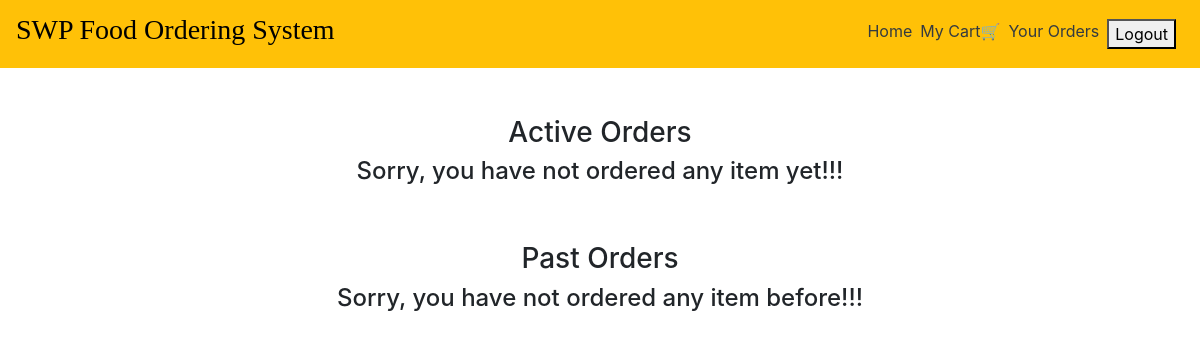
The app's page /order_details/ (signed in), older data.
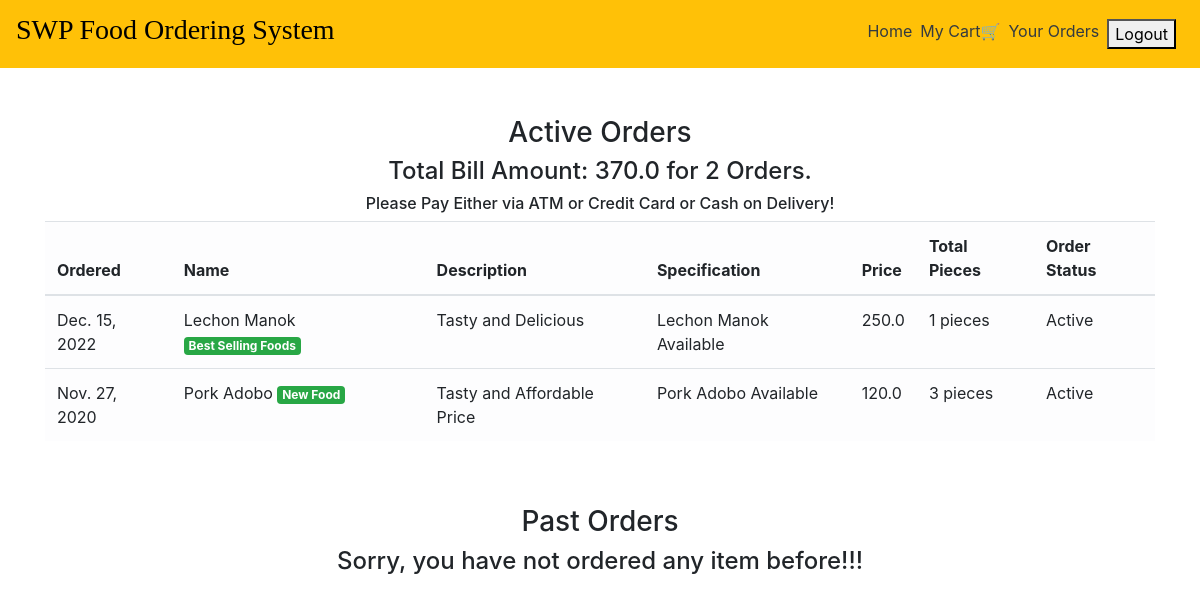
The same page, newer data.
### main/models.py (models this page shows, shortened)
class CartItems(models.Model):
    ORDER_STATUS = (
        ('Active', 'Active'),
        ('Delivered', 'Delivered')
    )
    user = models.ForeignKey(User, on_delete=models.CASCADE)
    item = models.ForeignKey(Item, on_delete=models.CASCADE)
    ordered = models.BooleanField(default=False)
    quantity = models.IntegerField(default=1)
    ordered_date = models.DateField(default=timezone.now)
    status = models.CharField(max_length=20, choices=ORDER_STATUS, default='Active')
    delivery_date = models.DateField(default=timezone.now)
    class Meta:
        verbose_name = 'Cart Item'
        verbose_name_plural = 'Cart Items'

class Item(models.Model):
    LABELS = (
        ('Best Selling Foods', 'Best Selling Foods'),
        ('New Food', 'New Food'),
        ('Spicy Foods🔥', 'Spicy Foods🔥'),
    )
    LABEL_COLOUR = (
        ('danger', 'danger'),
        ('success', 'success'),
        ('primary', 'primary'),
        ('info', 'info'),
        ('warning', 'warning'),
    )
    title = models.CharField(max_length=150)
    description = models.CharField(max_length=250,blank=True)
    price = models.FloatField()
    pieces = models.IntegerField(default=6)
    instructions = models.CharField(max_length=250,default="Available")
    image = models.ImageField(default='default.png', upload_to='images/')
    labels = models.CharField(max_length=25, choices=LABELS, blank=True)
    label_colour = models.CharField(max_length=15, choices=LABEL_COLOUR, blank=True)
    slug = models.SlugField(default="foods")
    created_by = models.ForeignKey(User, on_delete=models.CASCADE)

### main/views.py (the view)
# urls.py: path('order_details/', views.order_details, name='order_details'),
@login_required
def order_details(request):
    items = CartItems.objects.filter(user=request.user, ordered=True,status="Active").order_by('-ordered_date')
    cart_items = CartItems.objects.filter(user=request.user, ordered=True,status="Delivered").order_by('-ordered_date')
    bill = items.aggregate(Sum('item__price'))
    number = items.aggregate(Sum('quantity'))
    pieces = items.aggregate(Sum('item__pieces'))
    total = bill.get("item__price__sum")
    count = number.get("quantity__sum")
    total_pieces = pieces.get("item__pieces__sum")
    context = {
        'items':items,
        'cart_items':cart_items,
        'total': total,
        'count': count,
        'total_pieces': total_pieces
    }
    return render(request, 'main/order_details.html', context)

### main/templatetags/get_group.py (called while the page is built)
@register.filter(name='has_group')
def has_group(user, group_name):
    return user.groups.filter(name=group_name).exists()

### main/templates/main/order_details.html
{% extends "main/layout.html" %}
{% block content %}
<div class="cart">
    <div class="container">
        <div class="row">
            <div class="col-sm-12 mt-5">
                <h3 class="text-center">Active Orders</h3>
                {% if items %}
                <h4 class="text-center">Total Bill Amount: {{total}} for {{ count }} Orders.</h4>
                <h6 class="text-center">Please Pay Either via ATM or Credit Card or Cash on Delivery!</h6>
                <div class="table-responsive">
                    <table class="table table-light">
                        <thead>
                        <tr>
                            <th scope="col">Ordered</th>
                            <th scope="col">Name</th>
                            <th scope="col">Description</th>
                            <th scope="col">Specification</th>
                            <th scope="col">Price</th>
                            <th scope="col">Total Pieces</th>
                            <th scope="col">Order Status</th>
                        </tr>
                        </thead>
                        <tbody>
                            {% for item_active in items %}
                        <tr>
                            <td>{{ item_active.ordered_date }}</td>
                            <td>{{ item_active.item.title }} <span class="badge badge-{{ item_active.item.label_colour }}">{{ item_active.item.labels }}</span></td>
                            <td>{{ item_active.item.description }}</td>
                            <td>{{ item_active.item.instructions }}</td>
                            <td>{{ item_active.item.price }}</td>
                            <td>{{ item_active.item.pieces }} pieces</td>
                            <td>{{ item_active.status }}</td>
                        </tr>
                            {% endfor %}
                        </tbody>
                    </table>
                </div>
                {% else %}
                <h4 class="text-center">Sorry, you have not ordered any item yet!!!</h4>
                {% endif %}
            </div>
        </div>
        <div class="row">
            <div class="col-sm-12 mt-5">
                <h3 class="text-center">Past Orders</h3>
                {% if cart_items %}
                <div class="table-responsive">
                    <table class="table table-light">
                        <thead>
                        <tr>
                            <th scope="col">Ordered</th>
                            <th scope="col">Name</th>
                            <th scope="col">Description</th>
                            <th scope="col">Specification</th>
                            <th scope="col">Price</th>
                            <th scope="col">Total Pieces</th>
                            <th scope="col">Order Status</th>
                            <th scope="col">Delivery Date</th>
                        </tr>
                        </thead>
                        <tbody>
                            {% for cart in cart_items %}
                        <tr>
                            <td>{{ cart.ordered_date }}</td>
                            <td>{{ cart.item.title }} <span class="badge badge-{{ cart.item.label_colour }}">{{ cart.item.labels }}</span></td>
                            <td>{{ cart.item.description }}</td>
                            <td>{{ cart.item.instructions }}</td>
                            <td>{{ cart.item.price }}</td>
                            <td>{{ cart.item.pieces }} pieces</td>
                            <td>{{ cart.status }}</td>
                            <td>{{ cart.delivery_date }}</td>
                        </tr>
                            {% endfor %}
                        </tbody>
                    </table>
                </div>
                {% else %}
                <h4 class="text-center">Sorry, you have not ordered any item before!!!</h4>
                {% endif %}
            </div>
        </div>
    </div>
</div>
{% endblock content %}

Row changes from the older to the newer data that the page shows:
added CartItems: ordered_date "Dec. 15, 2022", item "Lechon Manok", item.labels "Best Selling Foods", item.description "Tasty and Delicious", item.instructions "Lechon Manok Available", item.price "250.0", item.pieces "1", status "Active"
added CartItems: ordered_date "Nov. 27, 2020", item "Pork Adobo", item.labels "New Food", item.description "Tasty and Affordable Price", item.instructions "Pork Adobo Available", item.price "120.0", item.pieces "3", status "Active"
Text that changed along with them:
{{ total }}: (not shown) → "370.0"
{{ count }}: (not shown) → "2"
text no longer shown: "Sorry, you have not ordered any item yet!!!"
text now shown: "Total Bill Amount: for Orders. Please Pay Either via ATM or Credit Card or Cash on Delivery! Ordered Name Description Specification Price Total Pieces Order Status"
